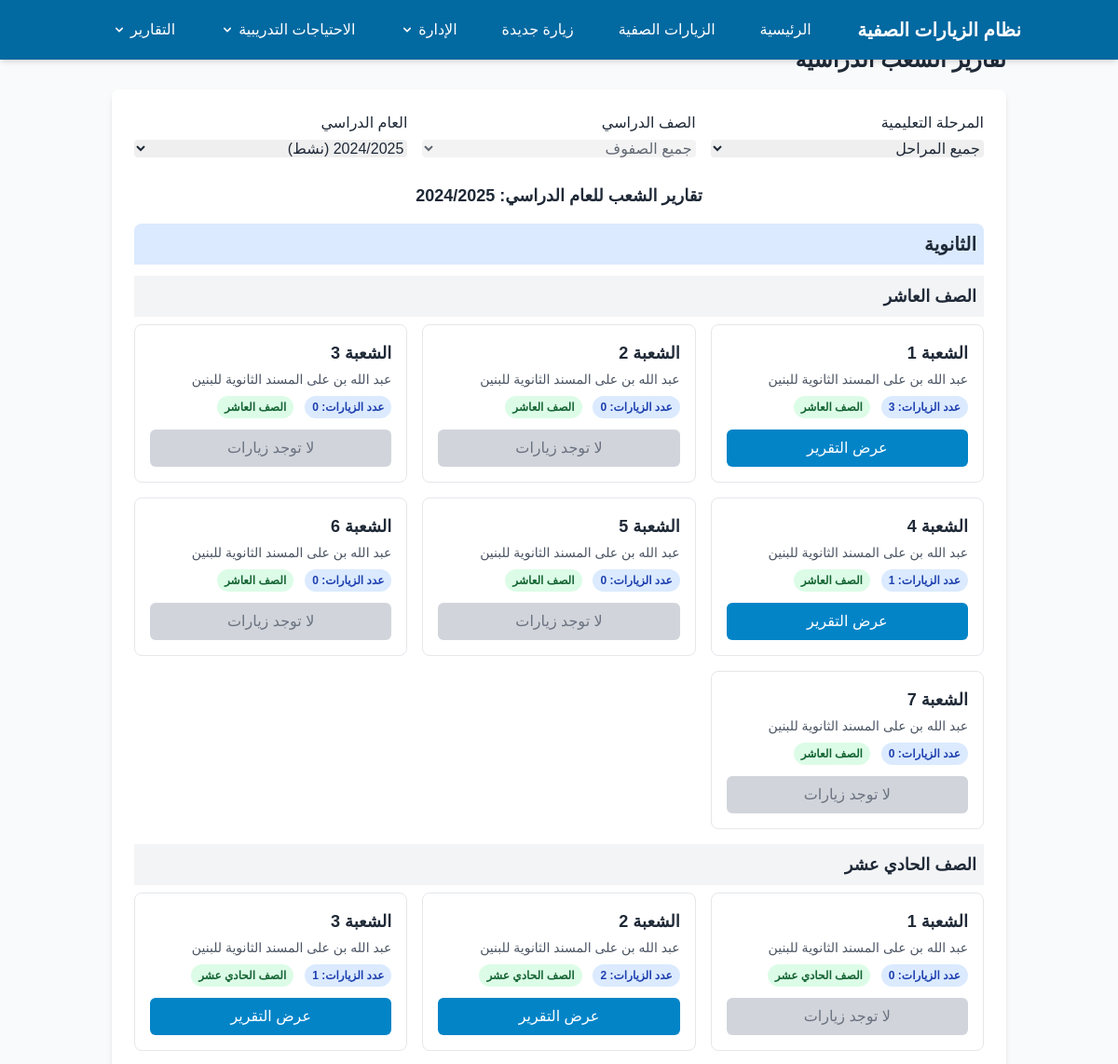
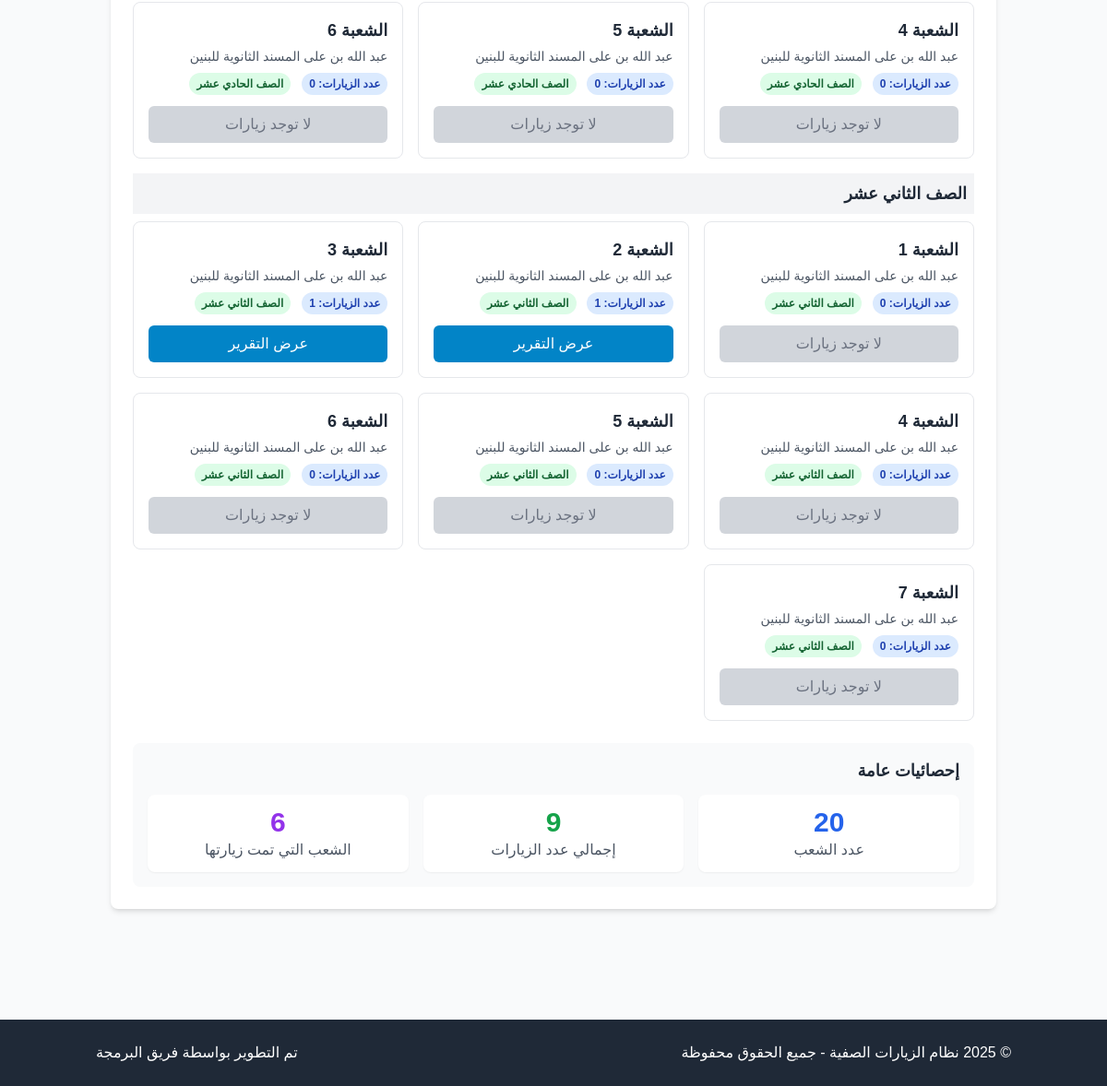
The app's page /sections_reports.php with its own data (2 pictures, top to bottom).
### tables this page shows
CREATE TABLE `academic_years` (
  `id` int NOT NULL,
  `name` varchar(255) NOT NULL,
  `first_term_start` date DEFAULT NULL,
  `first_term_end` date DEFAULT NULL,
  `second_term_start` date DEFAULT NULL,
  `second_term_end` date DEFAULT NULL,
  `is_active` tinyint(1) NOT NULL DEFAULT '0',
  `created_at` timestamp NULL DEFAULT CURRENT_TIMESTAMP,
  `updated_at` timestamp NULL DEFAULT CURRENT_TIMESTAMP ON UPDATE CURRENT_TIMESTAMP,
  `is_current` tinyint(1) DEFAULT '0'
);

CREATE TABLE `sections` (
  `id` int NOT NULL,
  `name` varchar(255) NOT NULL,
  `grade_id` int NOT NULL,
  `school_id` int NOT NULL,
  `created_at` timestamp NULL DEFAULT CURRENT_TIMESTAMP,
  `updated_at` timestamp NULL DEFAULT CURRENT_TIMESTAMP ON UPDATE CURRENT_TIMESTAMP
);

CREATE TABLE `schools` (
  `id` int NOT NULL,
  `name` varchar(255) NOT NULL,
  `phone` varchar(20) DEFAULT NULL,
  `created_at` timestamp NULL DEFAULT CURRENT_TIMESTAMP,
  `updated_at` timestamp NULL DEFAULT CURRENT_TIMESTAMP ON UPDATE CURRENT_TIMESTAMP,
  `school_code` varchar(20) DEFAULT NULL,
  `email` varchar(255) DEFAULT NULL,
  `address` text,
  `logo` varchar(255) DEFAULT NULL
);

### includes/db_connection.php (called while the page is built, shortened)
<?php
$dsn = "mysql:host=" . DB_HOST . ";dbname=" . DB_NAME . ";charset=" . DB_CHARSET;
$options = [
    PDO::ATTR_ERRMODE            => PDO::ERRMODE_EXCEPTION,
    PDO::ATTR_DEFAULT_FETCH_MODE => PDO::FETCH_ASSOC,
    PDO::ATTR_EMULATE_PREPARES   => false,
];
try {
    $pdo = new PDO($dsn, DB_USER, DB_PASS, $options);
    $pdo->exec("SET NAMES utf8mb4");
    $pdo->exec("SET CHARACTER SET utf8mb4");
    $pdo->exec("SET collation_connection = utf8mb4_unicode_ci");
} catch (PDOException $e) {
    die("فشل الاتصال بقاعدة البيانات: " . $e->getMessage());
}
function query($sql, $params = []) {
    global $pdo;
    $stmt = $pdo->prepare($sql);
    $stmt->execute($params);
    return $stmt->fetchAll();
}
function query_row($sql, $params = []) {
    global $pdo;
    $stmt = $pdo->prepare($sql);
    $stmt->execute($params);
    return $stmt->fetch();
}

### includes/functions.php (called while the page is built, shortened)
<?php
function get_active_academic_year() {
    return query_row("SELECT * FROM academic_years WHERE is_active = 1 LIMIT 1");
}

### sections_reports.php (the view, shortened to what this page needs)
<?php
require_once 'includes/db_connection.php';
require_once 'includes/functions.php';
require_once 'includes/header.php';
$level_id = isset($_GET['level_id']) ? (int)$_GET['level_id'] : 0;
$grade_id = isset($_GET['grade_id']) ? (int)$_GET['grade_id'] : 0;
$academic_year_id = isset($_GET['academic_year_id']) ? (int)$_GET['academic_year_id'] : 0;
if (!$academic_year_id) {
    $active_year = get_active_academic_year();
    $academic_year_id = $active_year ? $active_year['id'] : 0;
    $academic_year_name = $active_year ? $active_year['name'] : '';
} else {
    $year = query_row("SELECT name FROM academic_years WHERE id = ?", [$academic_year_id]);
    $academic_year_name = $year ? $year['name'] : '';
}
$academic_years = query("SELECT id, name, is_active FROM academic_years ORDER BY is_active DESC, name DESC");
$sql = "
    SELECT
        s.id AS section_id,
        s.name AS section_name,
        g.id AS grade_id,
        g.name AS grade_name,
        e.id AS level_id,
        e.name AS level_name,
        sch.name AS school_name,
        (SELECT COUNT(DISTINCT v.id)
         FROM visits v
         WHERE v.section_id = s.id
         AND v.grade_id = g.id
         " . ($academic_year_id > 0 ? " AND v.academic_year_id = ?" : "") . "
        ) AS visits_count
    FROM
        sections s
    JOIN
        grades g ON s.grade_id = g.id
    JOIN
        educational_levels e ON g.level_id = e.id
    JOIN
        schools sch ON s.school_id = sch.id
    WHERE
        1=1
        " . ($level_id > 0 ? " AND e.id = ?" : "") . "
        " . ($grade_id > 0 ? " AND g.id = ?" : "") . "
    ORDER BY
        e.id, g.id, s.name
";
$query_params = [];
if ($academic_year_id > 0) {
    $query_params[] = $academic_year_id;
}
$sections = query($sql, $query_params);
$organized_sections = [];
$current_level = '';
$current_grade = '';
foreach ($sections as $section) {
    if ($section['level_name'] != $current_level) {
        $current_level = $section['level_name'];
        $organized_sections[$current_level] = [];
    }
    if ($section['grade_name'] != $current_grade || $current_grade != $section['grade_name']) {
        $current_grade = $section['grade_name'];
        $organized_sections[$current_level][$current_grade] = [];
    }
    $organized_sections[$current_level][$current_grade][] = $section;
}
?>
<div class="container mx-auto py-6 px-4">
    <h1 class="text-2xl font-bold mb-4">تقارير الشعب الدراسية</h1>
    <div class="bg-white rounded-lg shadow-md p-6 mb-6">
        <form action="" method="get" class="mb-6">
            <div class="grid grid-cols-1 md:grid-cols-3 gap-4">
                <div>
                    <label for="level_id" class="block mb-1">المرحلة التعليمية</label>
                    <select id="level_id" name="level_id" class="w-full rounded border-gray-300" onchange="this.form.submit()">
                        <option value="0">جميع المراحل</option>
                    </select>
                </div>
                <div>
                    <label for="grade_id" class="block mb-1">الصف الدراسي</label>
                    <select id="grade_id" name="grade_id" class="w-full rounded border-gray-300" onchange="this.form.submit()" <?= $level_id == 0 ? 'disabled' : '' ?>>
                        <option value="0">جميع الصفوف</option>
                    </select>
                </div>
                <div>
                    <label for="academic_year_id" class="block mb-1">العام الدراسي</label>
                    <select id="academic_year_id" name="academic_year_id" class="w-full rounded border-gray-300" onchange="this.form.submit()">
                        <?php foreach ($academic_years as $year): ?>
                            <option value="<?= $year['id'] ?>" <?= $academic_year_id == $year['id'] ? 'selected' : '' ?>>
                                <?= htmlspecialchars($year['name']) ?> <?= $year['is_active'] ? '(نشط)' : '' ?>
                            </option>
                        <?php endforeach; ?>
                    </select>
                </div>
            </div>
        </form>
        <?php if (empty($sections)): ?>
            <div class="bg-yellow-100 border-yellow-400 text-yellow-700 px-4 py-3 rounded relative mb-4 border-r-4">
                لا توجد شعب دراسية متاحة ضمن المعايير المحددة. يرجى تعديل معايير التصفية.
            </div>
        <?php else: ?>
            <?php if ($academic_year_id > 0): ?>
                <div class="mb-4 text-center text-lg font-semibold">
                    <span>تقارير الشعب للعام الدراسي: <?= htmlspecialchars($academic_year_name) ?></span>
                </div>
            <?php endif; ?>
            <?php foreach ($organized_sections as $level_name => $level_grades): ?>
                <div class="mb-6">
                    <h2 class="text-xl font-bold mb-3 bg-blue-100 p-2 rounded-t-lg">
                        <?= htmlspecialchars($level_name) ?>
                    </h2>
                    <?php foreach ($level_grades as $grade_name => $grade_sections): ?>
                        <div class="mb-4">
                            <h3 class="text-lg font-semibold mb-2 bg-gray-100 p-2">
                                <?= htmlspecialchars($grade_name) ?>
                            </h3>
                            <div class="grid grid-cols-1 md:grid-cols-2 lg:grid-cols-3 gap-4">
                                <?php foreach ($grade_sections as $section): ?>
                                    <div class="border rounded-lg overflow-hidden hover:shadow-md bg-white">
                                        <div class="p-4">
                                            <div class="font-bold text-lg mb-1">
                                                الشعبة <?= htmlspecialchars($section['section_name']) ?>
                                            </div>
                                            <div class="text-sm text-gray-600 mb-2">
                                                <?= htmlspecialchars($section['school_name']) ?>
                                            </div>
                                            <div class="text-sm mb-3">
                                                <span class="inline-block bg-blue-100 text-blue-800 rounded-full px-2 py-1 text-xs font-semibold ml-2">
                                                    عدد الزيارات: <?= $section['visits_count'] ?>
                                                </span>
                                                <span class="inline-block bg-green-100 text-green-800 rounded-full px-2 py-1 text-xs font-semibold">
                                                    <?= htmlspecialchars($grade_name) ?>
                                                </span>
                                            </div>
                                            <?php if ($section['visits_count'] > 0): ?>
                                                <a href="section_report.php?grade_id=<?= $section['grade_id'] ?>&section_id=<?= $section['section_id'] ?>&academic_year_id=<?= $academic_year_id ?>" class="block w-full bg-primary-600 text-white text-center py-2 rounded-md hover:bg-primary-700 transition-colors">
                                                    عرض التقرير
                                                </a>
                                            <?php else: ?>
                                                <button disabled class="block w-full bg-gray-300 text-gray-500 cursor-not-allowed text-center py-2 rounded-md">
                                                    لا توجد زيارات
                                                </button>
                                            <?php endif; ?>
                                        </div>
                                    </div>
                                <?php endforeach; ?>
                            </div>
                        </div>
                    <?php endforeach; ?>
                </div>
            <?php endforeach; ?>
            <div class="bg-gray-50 p-4 rounded-lg mt-6">
                <h3 class="text-lg font-semibold mb-3">إحصائيات عامة</h3>
                <div class="grid grid-cols-1 md:grid-cols-3 gap-4 text-center">
                    <div class="bg-white p-3 rounded-lg shadow-sm">
                        <div class="text-3xl font-bold text-blue-600"><?= count($sections) ?></div>
                        <div class="text-gray-600">عدد الشعب</div>
                    </div>
                    <div class="bg-white p-3 rounded-lg shadow-sm">
                        <div class="text-3xl font-bold text-green-600">
                            <?= array_sum(array_column($sections, 'visits_count')) ?>
                        </div>
                        <div class="text-gray-600">إجمالي عدد الزيارات</div>
                    </div>
                    <div class="bg-white p-3 rounded-lg shadow-sm">
                        <div class="text-3xl font-bold text-purple-600">
                            <?= count(array_filter($sections, function($s) { return $s['visits_count'] > 0; })) ?>
                        </div>
                        <div class="text-gray-600">الشعب التي تمت زيارتها</div>
                    </div>
                </div>
            </div>
        <?php endif; ?>
    </div>
</div>
<?php require_once 'includes/footer.php'; ?>

### includes/header.php (style rules this page uses)
body { font-family: 'Tajawal', sans-serif; background-color: #f9fafb; margin: 0; padding: 0; margin-top: 65px; }

### records on screen
academic_years: name "2024/2025"
sections: name "1", school.name "عبد الله بن على المسند الثانوية للبنين", visits_count "3", grade_name "الصف العاشر"
sections: name "2", school.name "عبد الله بن على المسند الثانوية للبنين", visits_count "0", grade_name "الصف العاشر", shows "لا توجد زيارات"
sections: name "3", school.name "عبد الله بن على المسند الثانوية للبنين", visits_count "0", grade_name "الصف العاشر", shows "لا توجد زيارات"
sections: name "4", school.name "عبد الله بن على المسند الثانوية للبنين", visits_count "1", grade_name "الصف العاشر"
sections: name "5", school.name "عبد الله بن على المسند الثانوية للبنين", visits_count "0", grade_name "الصف العاشر", shows "لا توجد زيارات"
sections: name "6", school.name "عبد الله بن على المسند الثانوية للبنين", visits_count "0", grade_name "الصف العاشر", shows "لا توجد زيارات"
sections: name "7", school.name "عبد الله بن على المسند الثانوية للبنين", visits_count "0", grade_name "الصف العاشر", shows "لا توجد زيارات"
sections: name "1", school.name "عبد الله بن على المسند الثانوية للبنين", visits_count "0", grade_name "الصف الحادي عشر", shows "لا توجد زيارات"
sections: name "2", school.name "عبد الله بن على المسند الثانوية للبنين", visits_count "2", grade_name "الصف الحادي عشر"
sections: name "3", school.name "عبد الله بن على المسند الثانوية للبنين", visits_count "1", grade_name "الصف الحادي عشر"
sections: name "4", school.name "عبد الله بن على المسند الثانوية للبنين", visits_count "0", grade_name "الصف الحادي عشر", shows "لا توجد زيارات"
sections: name "5", school.name "عبد الله بن على المسند الثانوية للبنين", visits_count "0", grade_name "الصف الحادي عشر", shows "لا توجد زيارات"
sections: name "6", school.name "عبد الله بن على المسند الثانوية للبنين", visits_count "0", grade_name "الصف الحادي عشر", shows "لا توجد زيارات"
sections: name "1", school.name "عبد الله بن على المسند الثانوية للبنين", visits_count "0", grade_name "الصف الثاني عشر", shows "لا توجد زيارات"
sections: name "2", school.name "عبد الله بن على المسند الثانوية للبنين", visits_count "1", grade_name "الصف الثاني عشر"
sections: name "3", school.name "عبد الله بن على المسند الثانوية للبنين", visits_count "1", grade_name "الصف الثاني عشر"
sections: name "4", school.name "عبد الله بن على المسند الثانوية للبنين", visits_count "0", grade_name "الصف الثاني عشر", shows "لا توجد زيارات"
sections: name "5", school.name "عبد الله بن على المسند الثانوية للبنين", visits_count "0", grade_name "الصف الثاني عشر", shows "لا توجد زيارات"
sections: name "6", school.name "عبد الله بن على المسند الثانوية للبنين", visits_count "0", grade_name "الصف الثاني عشر", shows "لا توجد زيارات"
sections: name "7", school.name "عبد الله بن على المسند الثانوية للبنين", visits_count "0", grade_name "الصف الثاني عشر", shows "لا توجد زيارات"

### other values on screen
$level_name "الثانوية"
$grade_name "الصف العاشر"
$grade_name "الصف الحادي عشر"
$grade_name "الصف الثاني عشر"
count($sections) "20"
array_sum(array_column($sections, 'visits_count')) "9"
form field academic_year_id "2024/2025 (نشط)"
